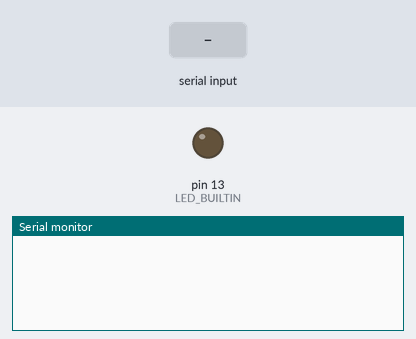
A sketch run on a simulated Arduino Uno, built with avr-gcc and run on an emulated ATmega328P. Parts: output pins drawn as LEDs (lit = HIGH), the last lines printed to the serial monitor. The test bench sets the inputs (shaded band). Random numbers use the default seed unless the sketch sets one.

Above: at 1.2 s.
1.3 s: "(a): \n" received over the second serial link
At 2.5 s:
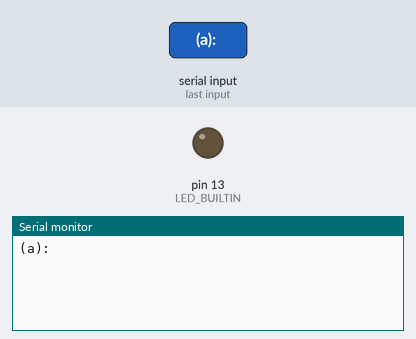
2.8 s: "1\n" received over the second serial link
At 3.7 s:
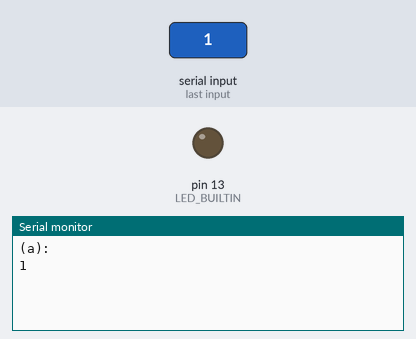

The sketch:

FLORA.ino
```cpp
#include <SoftwareSerial.h>
SoftwareSerial HC12(10, 11);

void setup() {
  pinMode(LED_BUILTIN, OUTPUT);
  Serial.begin(9600);
  HC12.begin(9600);
}

void loop()
{
  while(HC12.available())
    Serial.write(HC12.read());

  while(Serial.available())
    HC12.write(Serial.read());
}

void a()
{
  static int count = 0;
  Serial.print("(a): {" + String(count++) + "}\n");

  double d = ((double)rand()/RAND_MAX)*5500 + 2500;
  delay(d);
}

void b()
{
  Serial.print("\n(b): ");
  delay(1000);

  if(Serial.available() > 0)
  {
    String input = Serial.readStringUntil('\n');
    if(3 <= input.length() &&
       input.substring(0,5) == "(a): ")
    {
      Serial.print("Got it a: [" + input + "]");
      blink6();
    }
  }

  delay(1000);
}

void blink6()
{
  digitalWrite(LED_BUILTIN, HIGH);
  delay(100);
  digitalWrite(LED_BUILTIN, LOW);
  delay(100);
  digitalWrite(LED_BUILTIN, HIGH);
  delay(100);
  digitalWrite(LED_BUILTIN, LOW);
  delay(100);
  digitalWrite(LED_BUILTIN, HIGH);
  delay(100);
  digitalWrite(LED_BUILTIN, LOW);
  delay(100);
  digitalWrite(LED_BUILTIN, HIGH);
  delay(100);
  digitalWrite(LED_BUILTIN, LOW);
  delay(100);
  digitalWrite(LED_BUILTIN, HIGH);
  delay(100);
  digitalWrite(LED_BUILTIN, LOW);
  delay(100);
  digitalWrite(LED_BUILTIN, HIGH);
  delay(100);
  digitalWrite(LED_BUILTIN, LOW);
  delay(100);
  digitalWrite(LED_BUILTIN, HIGH);
  delay(100);
  digitalWrite(LED_BUILTIN, LOW);
}
```

Measured:
- after the input at 1.3 s, the serial monitor: prints a new line at once (image 1)
- after the input at 2.8 s, the serial monitor: prints a new line at once (image 2)
